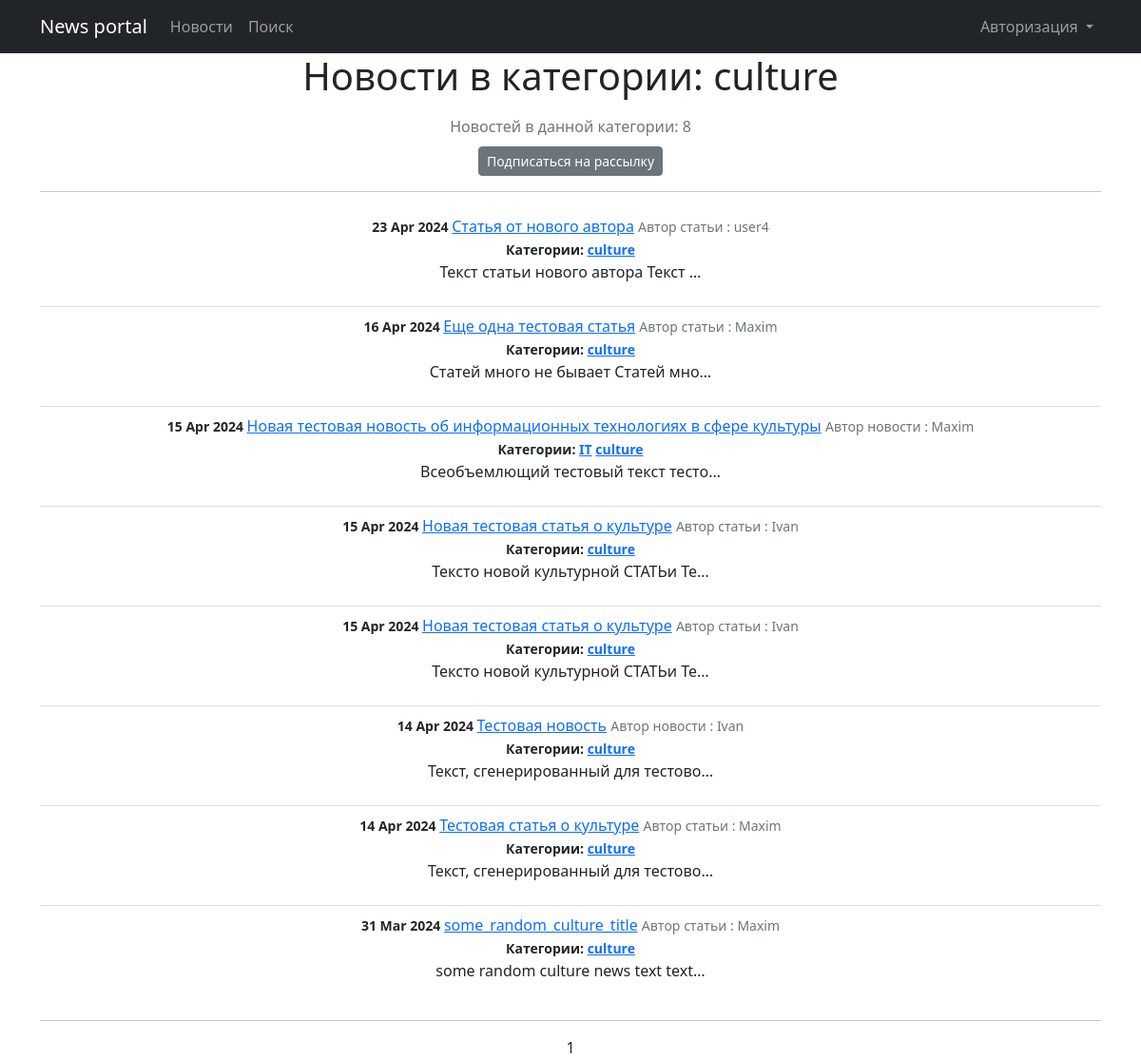
The page /posts/categories/3 on the database as committed earlier.
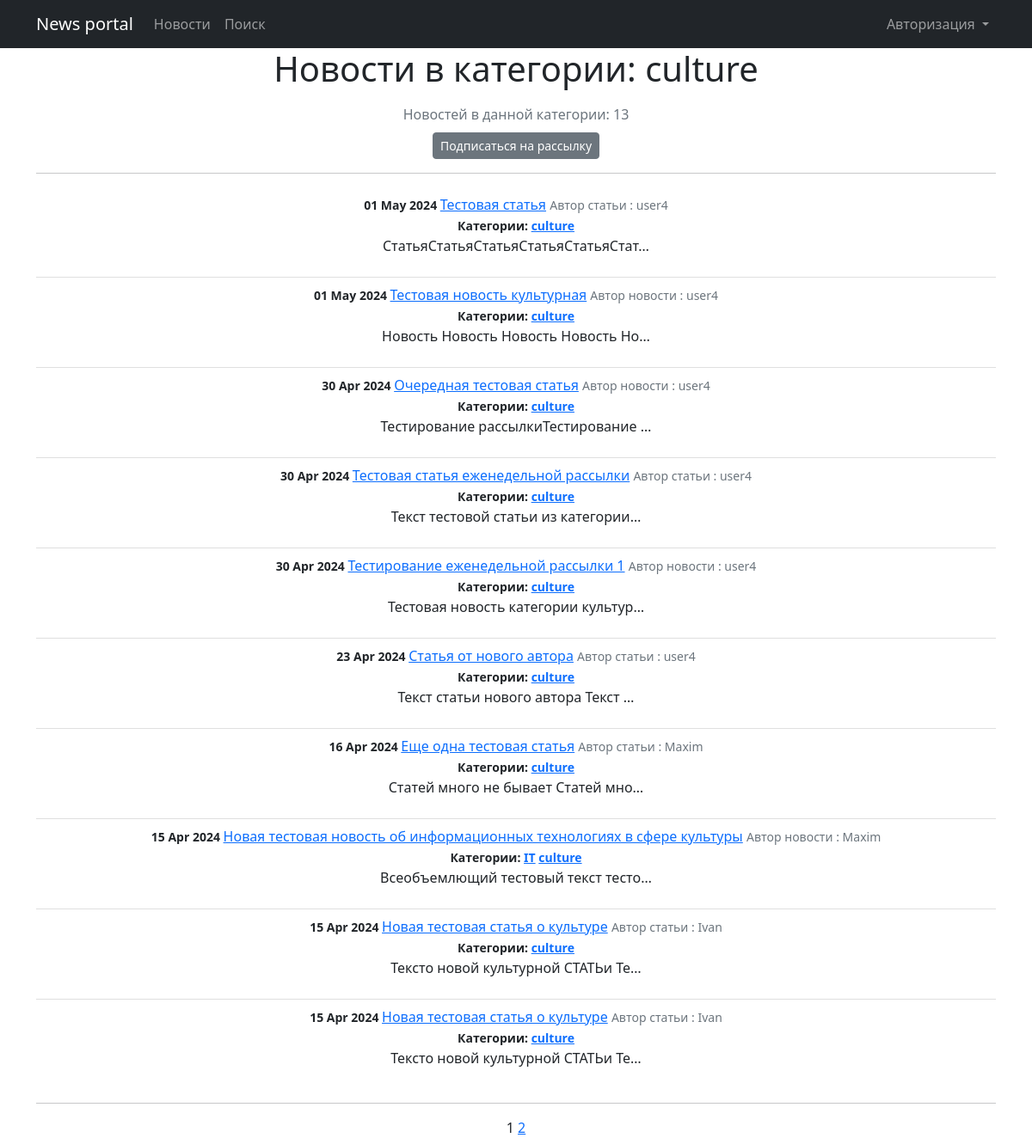
The same page on the database as committed later.
### NewsPortal/models.py (models this page shows, shortened)
class Post(models.Model):
    author = models.ForeignKey(Author, on_delete=models.CASCADE)
    categoryType = models.CharField(max_length=2, choices=CATEGORY_CHOICES, default=NEWS)
    dateCreation = models.DateTimeField(auto_now_add=True)
    postCategory = models.ManyToManyField(Category, through='PostCategory')
    title = models.CharField(max_length=128)
    text = models.TextField()
    rating = models.SmallIntegerField(default=0)

class Author(models.Model):
    authorUser = models.OneToOneField(User, on_delete=models.CASCADE)
    ratingAuthor = models.SmallIntegerField(default=0)
    def __str__(self):
        return f'{self.authorUser}'

class Category(models.Model):
    name = models.CharField(max_length=64, unique=True)
    subscribers = models.ManyToManyField(User, through='Subscriber', related_name='categories')
    def __str__(self):
        return f'{self.name}'

### NewsPortal/views.py (the view)
# urls.py: path('posts/categories/<int:pk>', CategoryListView.as_view(), name='category_list'),
class CategoryListView(ListView):
    model = Post
    template_name = 'category_list.html'
    context_object_name = 'category_posts_list'
    paginate_by = 10
    def get_queryset(self):
        self.Category = get_object_or_404(Category, id=self.kwargs['pk'])
        queryset = Post.objects.filter(postCategory=self.Category).order_by('-dateCreation')
        return queryset
    def get_context_data(self, **kwargs):
        context = super().get_context_data(**kwargs)
        context['is_not_subscriber'] = self.request.user not in self.Category.subscribers.all()
        context['Category'] = self.Category
        context['is_author'] = self.request.user.groups.filter(name='authors').exists()
        return context

### NewsPortal/templatetags/custom_filters.py (called while the page is built)
@register.filter()
def censor(value):
    for word in censor_list:
        value = value.replace(word[1:], '*' * len(word[1:]))
    return value

### NewsPortal/templatetags/custom_tags.py (called while the page is built)
@register.simple_tag(takes_context=True)
def url_replace(context, **kwargs):
    d = context['request'].GET.copy()
    for k, v in kwargs.items():
        d[k] = v
    return d.urlencode()

### templates/category_list.html (shortened to what this page needs)
{% extends 'flatpages/default.html' %}
{% load custom_filters %}
{% load custom_tags %}
{% block content %}
<h1>Новости в категории: {{ Category }}</h1>
<h3><span class="text-muted fs-6 fw-normal">Новостей в данной категории: {{ page_obj.paginator.count }}</span></h3>
    {% if is_not_subscriber %}
        <p class="text-center"><a href="{% url 'subscribe' Category.id %}" class="btn btn-secondary btn-sm">Подписаться на рассылку</a></p>
    {% else %}
        <p class="text-center"><a href="{% url 'unsubscribe' Category.id %}" class="btn btn-secondary btn-sm">Отписаться</a></p>
    {% endif %}
<hr>
    {% if category_posts_list %}
        <ul class="list-group list-group-flush">
            {% for post in category_posts_list %}
                <li class="list-group-item">
                    <small class="fw-bold">{{ post.dateCreation | date:'d M Y' }} </small>
                    <a href="{% url 'post_detail' post.id %}">{{ post.title|censor }}</a>
                    <small class="text-muted">Автор
                        {% if post.categoryType == 'AR' %}
                            статьи
                        {% else %}
                            новости
                        {% endif %}: {{ post.author }}</small> <br>
                    <small class="fw-bold"> Категории:
                        {% for category in post.postCategory.all %}
                            <a href="{% url 'category_list' category.id %}">{{ category }}</a>
                        {% endfor %}
                    </small>
                    <p>{{ post.text|truncatechars:35|censor }}
                    </p>
                </li>
            {% endfor %}
        </ul>
    {% else %}
       <h2>Новостей нет!</h2>
    {% endif %}
<hr>
    {{ page_obj.number }}
    {% if page_obj.has_next %}
        <a href="?{% url_replace page=page_obj.next_page_number %}">{{ page_obj.next_page_number }}</a>
    {% endif %}
{% endblock content %}

Rows that differ between the two databases and show on the page:
no longer on this page (row unchanged): Post: dateCreation "14 Apr 2024", title|censor "Тестовая новость", categoryType "новости", author "Ivan", text|censor "Текст, сгенерированный для тестово…", Category (name "culture")
no longer on this page (row unchanged): Post: dateCreation "14 Apr 2024", title|censor "Тестовая статья о культуре", categoryType "статьи", author "Maxim", text|censor "Текст, сгенерированный для тестово…", Category (name "culture")
no longer on this page (row unchanged): Post: dateCreation "31 Mar 2024", title|censor "some_random_culture_title", categoryType "статьи", author "Maxim", text|censor "some random culture news text text…", Category (name "culture")
added Post: dateCreation "01 May 2024", title|censor "Тестовая статья", categoryType "статьи", author "user4", text|censor "СтатьяСтатьяСтатьяСтатьяСтатьяСтат…", Category (name "culture")
added Post: dateCreation "01 May 2024", title|censor "Тестовая новость культурная", categoryType "новости", author "user4", text|censor "Новость Новость Новость Новость Но…", Category (name "culture")
added Post: dateCreation "30 Apr 2024", title|censor "Очередная тестовая статья", categoryType "новости", author "user4", text|censor "Тестирование рассылкиТестирование …", Category (name "culture")
added Post: dateCreation "30 Apr 2024", title|censor "Тестовая статья еженедельной рассылки", categoryType "статьи", author "user4", text|censor "Текст тестовой статьи из категории…", Category (name "culture")
added Post: dateCreation "30 Apr 2024", title|censor "Тестирование еженедельной рассылки 1", categoryType "новости", author "user4", text|censor "Тестовая новость категории культур…", Category (name "culture")
Other text that changed with them:
{{ page_obj.paginator.count }}: "8" → "13"
{{ page_obj.next_page_number }}: (not shown) → "2"
